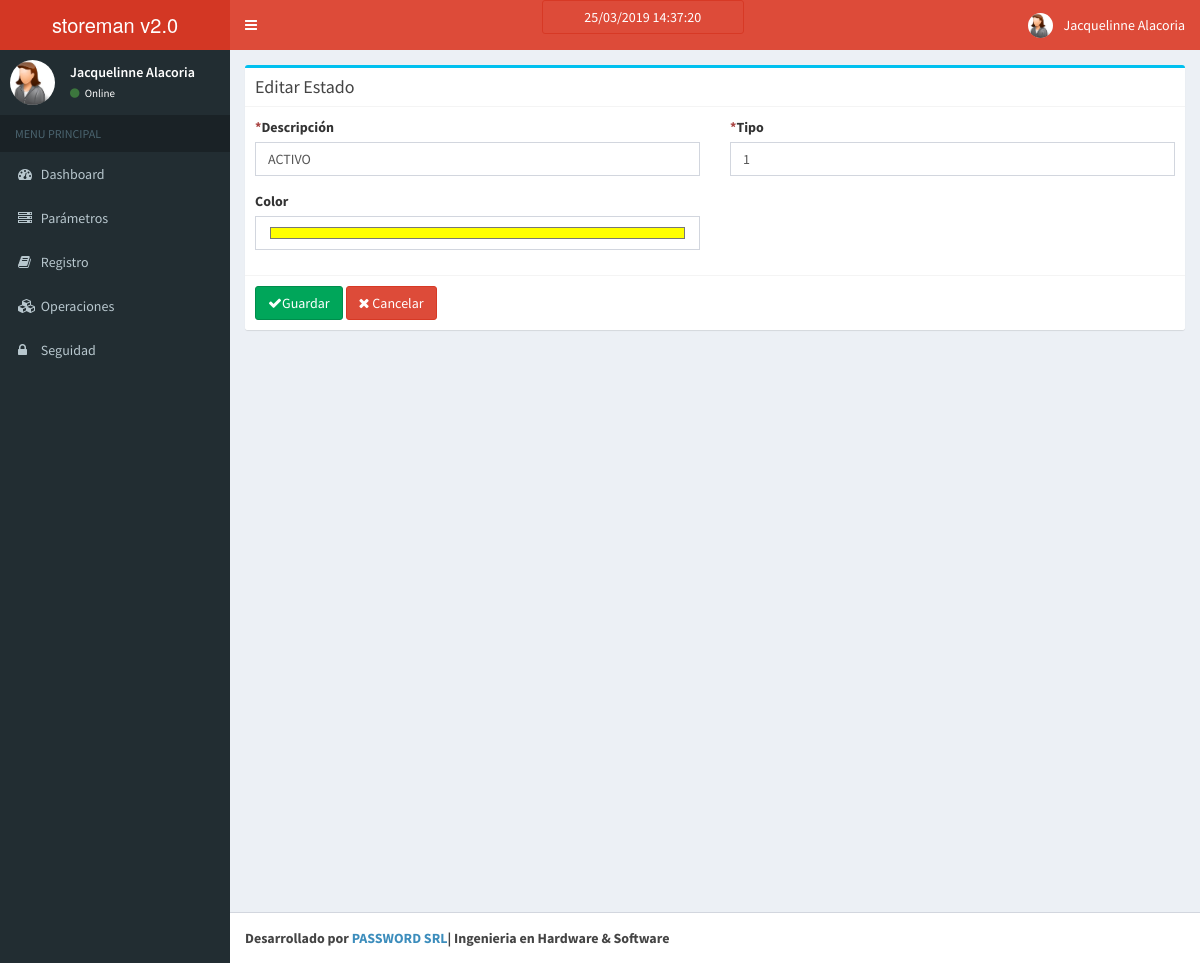
/estado/edit/1, run on an earlier commit of the app's database.
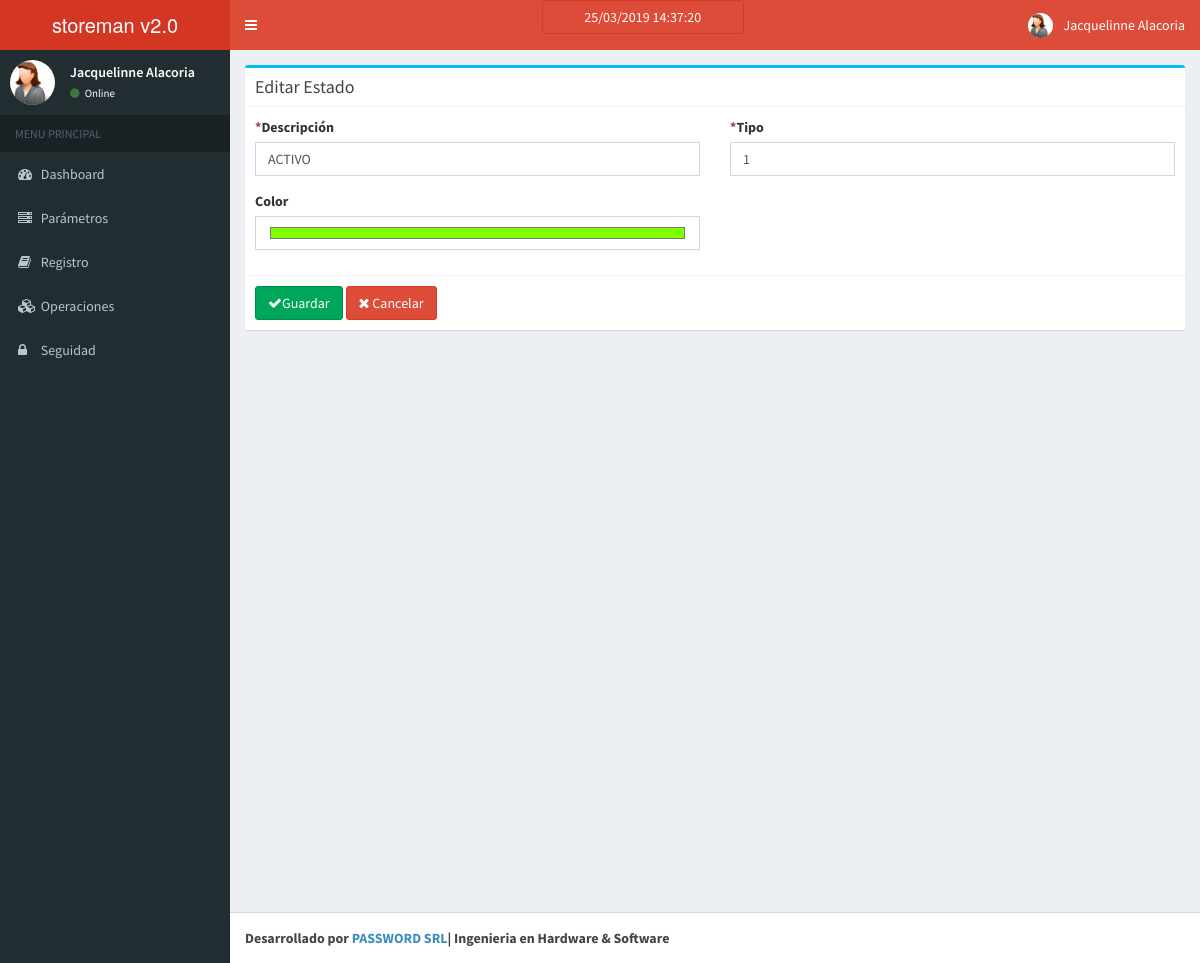
And on a later commit of the database.
### tables this page shows
CREATE TABLE `estado` (
  `estado_id` int(11) NOT NULL AUTO_INCREMENT,
  `estado_descripcion` varchar(50) DEFAULT NULL,
  `estado_tipo` int(11) DEFAULT NULL,
  `estado_color` varchar(30) DEFAULT NULL,
  PRIMARY KEY (`estado_id`),
  UNIQUE KEY `estado_id` (`estado_id`)
);

### application/controllers/Estado.php (called while the page is built, shortened)
<?php
class Estado extends CI_Controller{
    function __construct()
    {
        $this->load->model('Estado_model');
    }
    function edit($estado_id)
    {
        $data['estado'] = $this->Estado_model->get_estado($estado_id);
        if(isset($data['estado']['estado_id']))
        {
            $this->load->library('form_validation');
            $this->form_validation->set_rules('estado_descripcion','Descripción','trim|required', array('required' => 'Este Campo no debe ser vacio'));
            $this->form_validation->set_rules('estado_tipo','Tipo','trim|required', array('required' => 'Este Campo no debe ser vacio'));
            if($this->form_validation->run())
            {
                $params = array(
					'estado_descripcion' => $this->input->post('estado_descripcion'),
					'estado_tipo' => $this->input->post('estado_tipo'),
					'estado_color' => $this->input->post('estado_color'),
                );
                $this->Estado_model->update_estado($estado_id,$params);
                redirect('estado');
            }
            else
            {
                $data['_view'] = 'estado/edit';
                $this->load->view('layouts/main',$data);
            }
        }
        else
            show_error('The estado you are trying to edit does not exist.');
    }
}

### index.php (called while the page is built, shortened)
<?php
require_once BASEPATH.'core/CodeIgniter.php';

### application/models/Estado_model.php (called while the page is built, shortened)
<?php
class Estado_model extends CI_Model
{
    function get_estado($estado_id)
    {
        $estado = $this->db->query("
            SELECT
                *
            FROM
                `estado`
            WHERE
                `estado_id` = ?
        ",array($estado_id))->row_array();
        return $estado;
    }
}

### application/views/estado/edit.php (the view, shortened to what this page needs)
<div class="row">
    <div class="col-md-12">
      	<div class="box box-info">
            <div class="box-header with-border">
              	<h3 class="box-title">Editar Estado</h3>
            </div>
			<?php echo form_open('estado/edit/'.$estado['estado_id']); ?>
			<div class="box-body">
				<div class="row clearfix">
					<div class="col-md-6">
						<label for="estado_descripcion" class="control-label"><span class="text-danger">*</span>Descripción</label>
						<div class="form-group">
							<input type="text" name="estado_descripcion" value="<?php echo ($this->input->post('estado_descripcion') ? $this->input->post('estado_descripcion') : $estado['estado_descripcion']); ?>" class="form-control" id="estado_descripcion" required />
						</div>
					</div>
					<div class="col-md-6">
						<label for="estado_tipo" class="control-label"><span class="text-danger">*</span>Tipo</label>
						<div class="form-group">
							<input type="text" name="estado_tipo" value="<?php echo ($this->input->post('estado_tipo') ? $this->input->post('estado_tipo') : $estado['estado_tipo']); ?>" class="form-control" id="estado_tipo" required />
						</div>
					</div>
					<div class="col-md-6">
						<label for="estado_color" class="control-label">Color</label>
						<div class="form-group">
							<input type="color" name="estado_color" value="<?php echo ($this->input->post('estado_color') ? $this->input->post('estado_color') : $estado['estado_color']); ?>" class="form-control" id="estado_color" />
						</div>
					</div>
				</div>
			</div>
			<div class="box-footer">
            	<button type="submit" class="btn btn-success">
                    <i class="fa fa-check"></i>Guardar
                </button>
                <a href="<?php echo site_url('estado'); ?>" class="btn btn-danger">
                    <i class="fa fa-times"></i> Cancelar</a>
	        </div>
			<?php echo form_close(); ?>
		</div>
    </div>
</div>

What changed in the data, as far as the page shows it:
changed estado "ACTIVO": estado_color "#ffff00" → "#80ff00"
